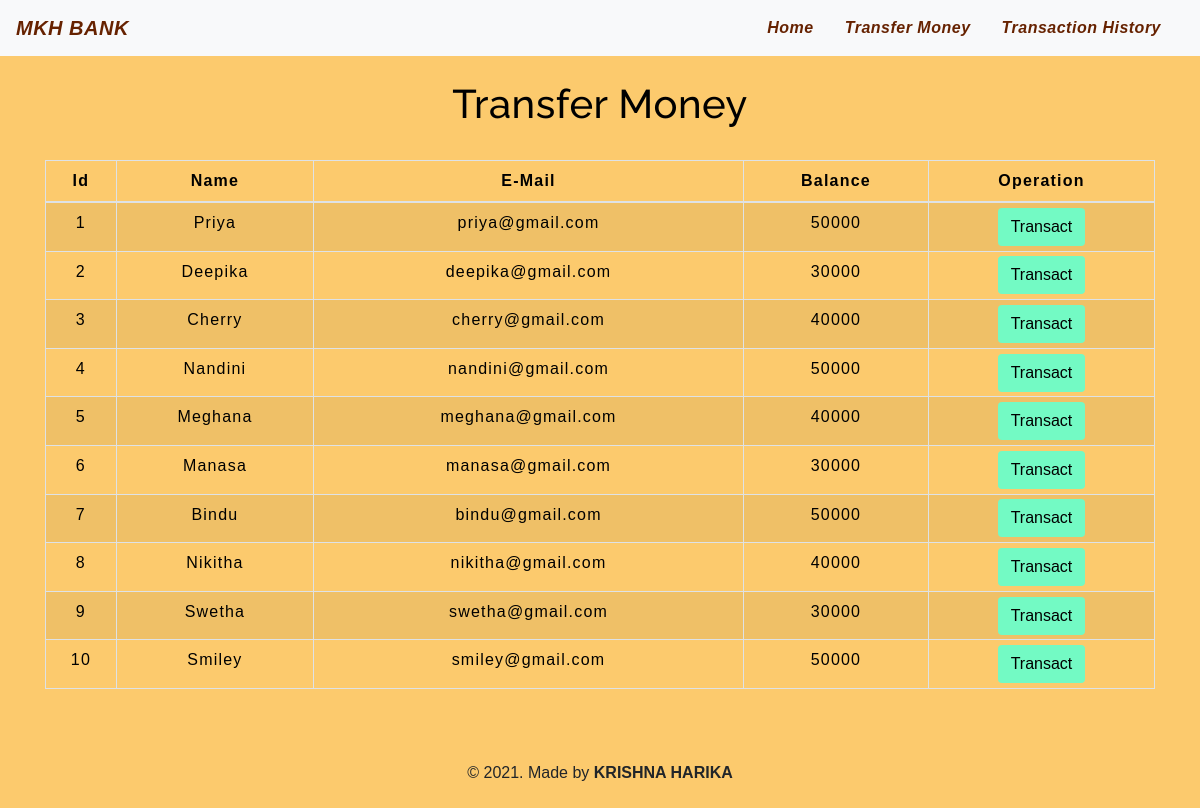
The app's page /transfermoney.php with its own data.
### tables this page shows
CREATE TABLE `users` (
  `id` int(3) NOT NULL,
  `name` text NOT NULL,
  `email` varchar(30) NOT NULL,
  `balance` int(8) NOT NULL
);

### transfermoney.php (the view, shortened to what this page needs)
<!DOCTYPE html>
<html lang="en">
<head>
    <link rel="stylesheet" href="https://maxcdn.bootstrapcdn.com/bootstrap/4.0.0/css/bootstrap.min.css">
    <link rel="stylesheet" type="text/css" href="css/table.css">
    <link rel="stylesheet" type="text/css" href="css/navbar.css">
</head>
<body style="background-color : #fcca6d;">
<?php
    include 'config.php';
    $sql = "SELECT * FROM users";
    $result = mysqli_query($conn,$sql);
?>
<?php
  include 'navbar.php';
?>
<div class="container">
        <h2 class="text-center pt-4" style="color : black;">Transfer Money</h2>
        <br>
            <div class="row">
                <div class="col">
                    <div class="table-responsive-sm">
                    <table class="table table-hover table-sm table-striped table-condensed table-bordered" style="border-color:black;">
                        <thead style="color : black;">
                            <tr>
                            <th scope="col" class="text-center py-2">Id</th>
                            <th scope="col" class="text-center py-2">Name</th>
                            <th scope="col" class="text-center py-2">E-Mail</th>
                            <th scope="col" class="text-center py-2">Balance</th>
                            <th scope="col" class="text-center py-2">Operation</th>
                            </tr>
                        </thead>
                        <tbody>
                <?php
                    while($rows=mysqli_fetch_assoc($result)){
                ?>
                    <tr style="color : black;">
                        <td class="py-2"><?php echo $rows['id'] ?></td>
                        <td class="py-2"><?php echo $rows['name']?></td>
                        <td class="py-2"><?php echo $rows['email']?></td>
                        <td class="py-2"><?php echo $rows['balance']?></td>
                        <td><a href="selecteduserdetail.php?id= <?php echo $rows['id'] ;?>"> <button type="button" class="btn" style="background-color : #73fac4;">Transact</button></a></td>
                    </tr>
                <?php
                    }
                ?>
                        </tbody>
                    </table>
                    </div>
                </div>
            </div>
         </div>
         <footer class="text-center mt-5 py-2">
            <p>&copy 2021. Made by <b>KRISHNA HARIKA</b> </p>
        </footer>
</body>
</html>

### navbar.php (shortened to what this page needs)
<nav class="navbar navbar-expand-md navbar-light bg-light">
<a class="navbar-brand" href="index.php" style="color : #662200;"><b><i>MKH BANK</i></b></a>
<div class="collapse navbar-collapse" id="collapsibleNavbar">
      <ul class="navbar-nav ml-auto">
        <li class="nav-item">
          <a class="nav-link" href="index.php" style="color : #662200;"><b><i>Home</i></b></a>
        </li>
        <li class="nav-item">
          <a class="nav-link" href="transfermoney.php" style="color : #662200;"><b><i>Transfer Money</i></b></a>
        </li>
        <li class="nav-item">
          <a class="nav-link" href="transactionhistory.php" style="color : #662200;"><b><i>Transaction History</i></b></a>
        </li>
    </div>
 </nav>

### css/table.css (style rules this page uses)
* { padding: 0; margin: 0; box-sizing: border-box; font-family: sans-serif; }
h2 { font-size: 40px; }
table { letter-spacing: 1.2px; }
td { text-align: center; }
button { border:none; background: #d9d9d9; transition: 1s; }

### css/navbar.css (style rules this page uses)
.nav-link { margin-right: 15px; color:#2F363F; letter-spacing: 0.5px; transition: 0.5s; }
.navbar-brand { color: #4C4B4B; letter-spacing: 0.5px; }
h2 { color: #4C4B4B; letter-spacing: 0.5px; font-family: raleway; }

### transfermoney.php (style rules this page uses)
button { transition: 1.5s; }

### records on screen
users: id "1", name "Priya", email "priya@gmail.com", balance "50000"
users: id "2", name "Deepika", email "deepika@gmail.com", balance "30000"
users: id "3", name "Cherry", email "cherry@gmail.com", balance "40000"
users: id "4", name "Nandini", email "nandini@gmail.com", balance "50000"
users: id "5", name "Meghana", email "meghana@gmail.com", balance "40000"
users: id "6", name "Manasa", email "manasa@gmail.com", balance "30000"
users: id "7", name "Bindu", email "bindu@gmail.com", balance "50000"
users: id "8", name "Nikitha", email "nikitha@gmail.com", balance "40000"
users: id "9", name "Swetha", email "swetha@gmail.com", balance "30000"
users: id "10", name "Smiley", email "smiley@gmail.com", balance "50000"
